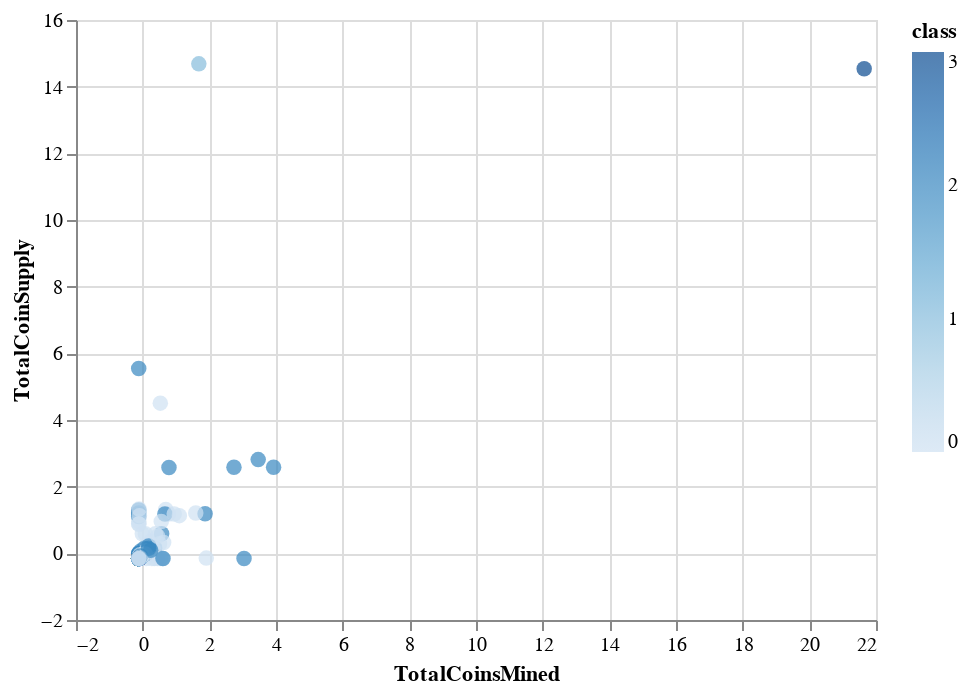

The code cell stored with this chart in its notebook:
### Code cell
# Plot the scatter with x="TotalCoinsMined" and y="TotalCoinSupply"

alt.Chart(clustered_df).mark_circle(size=60).encode(x="TotalCoinsMined", y="TotalCoinSupply", color='class')

### Figure 1 — Vega-Lite specification as saved in the notebook (floating-point values rounded to 4 significant figures; data arrays with more than 128 entries replaced by an {"elided": "..."} marker saying what was removed)
{"config": {"view": {"continuousWidth": 400, "continuousHeight": 300}}, "data": {"name": "data-881f2e602b40ccbcdb7b3232aede1efd"}, "mark": {"type": "circle", "size": 60}, "encoding": {"color": {"type": "quantitative", "field": "class"}, "x": {"type": "quantitative", "field": "TotalCoinsMined"}, "y": {"type": "quantitative", "field": "TotalCoinSupply"}}, "$schema": "https://vega.github.io/schema/vega-lite/v4.8.1.json", "datasets": {"data-881f2e602b40ccbcdb7b3232aede1efd": {"elided": "540 records"}}}
